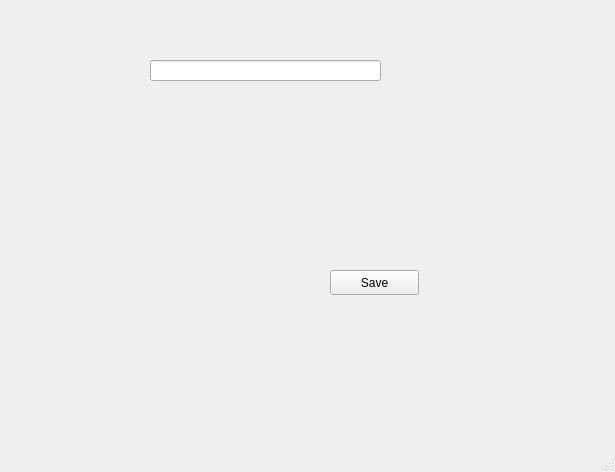
<?xml version="1.0" encoding="UTF-8"?>
<ui version="4.0">
 <class>MainWindow</class>
 <widget class="QMainWindow" name="MainWindow">
  <property name="geometry">
   <rect>
    <x>0</x>
    <y>0</y>
    <width>615</width>
    <height>472</height>
   </rect>
  </property>
  <property name="windowTitle">
   <string>MainWindow</string>
  </property>
  <widget class="QWidget" name="centralwidget">
   <widget class="QLineEdit" name="lineEdit">
    <property name="geometry">
     <rect>
      <x>150</x>
      <y>60</y>
      <width>231</width>
      <height>21</height>
     </rect>
    </property>
   </widget>
   <widget class="QPushButton" name="pushButton">
    <property name="geometry">
     <rect>
      <x>330</x>
      <y>270</y>
      <width>89</width>
      <height>25</height>
     </rect>
    </property>
    <property name="text">
     <string>Save</string>
    </property>
   </widget>
  </widget>
  <widget class="QMenuBar" name="menubar">
   <property name="geometry">
    <rect>
     <x>0</x>
     <y>0</y>
     <width>615</width>
     <height>22</height>
    </rect>
   </property>
  </widget>
  <widget class="QStatusBar" name="statusbar"/>
 </widget>
 <resources/>
 <connections/>
</ui>
